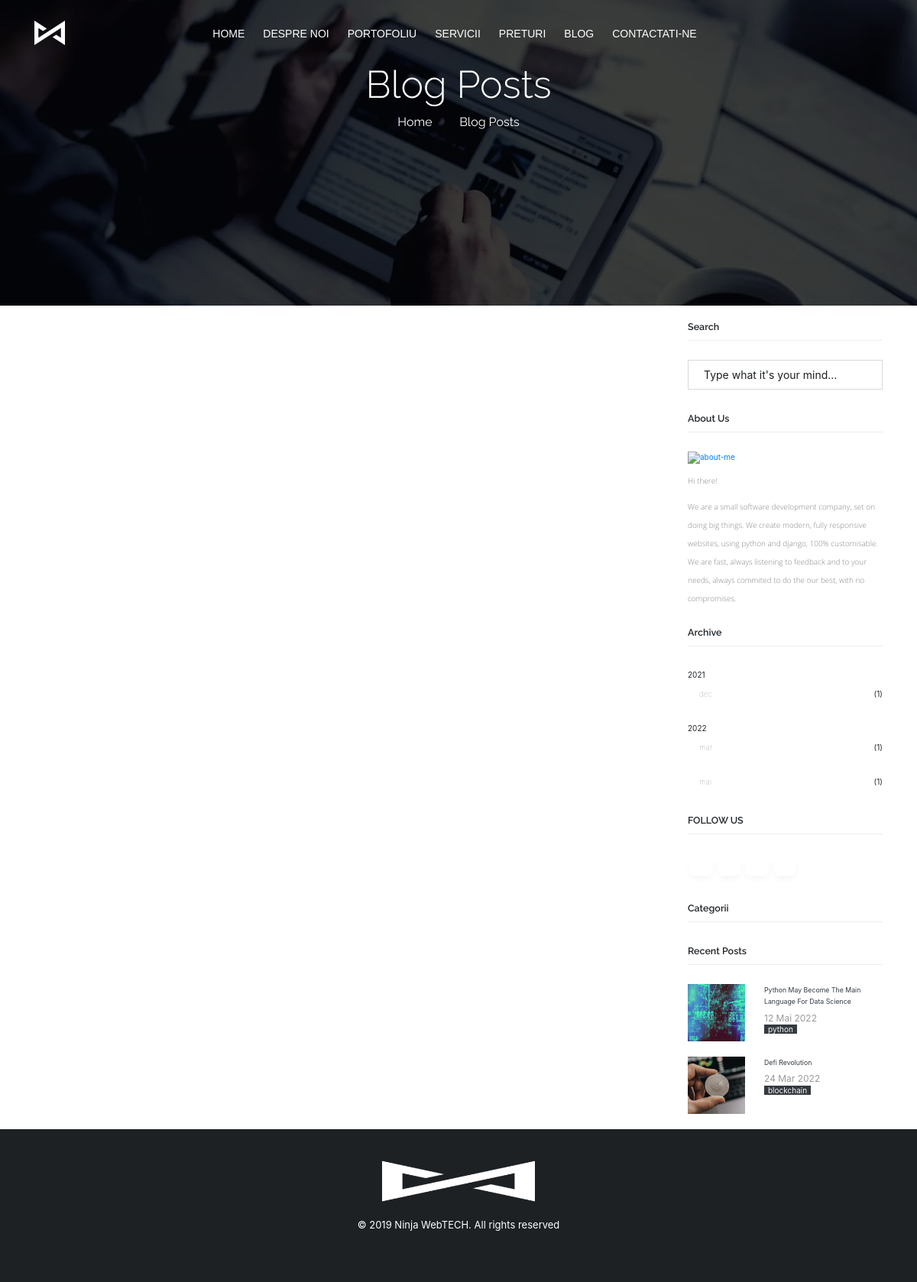
/ro/2021/12/, run on the app's committed database.
### ninjawebtech_app/models.py (models this page shows, shortened)
class Post(models.Model):
    STATUS_CHOICES = (
        ('Published', 'Published'),
        ('Draft', 'Draft'),
    )
    author = models.ForeignKey(User, on_delete=models.CASCADE)
    title_en = models.CharField(max_length=255)
    image = models.ImageField(upload_to='blog_image', blank=True)
    text_en = RichTextField(blank=True, null=True)
    category = models.ForeignKey(PostCategory, on_delete=models.CASCADE, related_name='postcategory')
    featured = models.BooleanField()
    slug = models.SlugField(max_length=255, unique=True)
    created_date = models.DateTimeField()
    status = models.CharField(max_length=10, default='Draft', choices=STATUS_CHOICES)
    previous_post = models.ForeignKey('self', related_name='previous', on_delete=models.SET_NULL, blank=True, null=True)
    next_post = models.ForeignKey('self', related_name='next', on_delete=models.SET_NULL, blank=True, null=True)
    hit_count_generic = GenericRelation(HitCount, object_id_field='object_pk',
     related_query_name='hit_count_generic_relation')
    class Meta:
        ordering = ["-created_date"]

class PostCategory(models.Model):
    title = models.CharField(max_length=30)
    class Meta:
        verbose_name = "Post Category"
        verbose_name_plural = "Post Categories"
    def __str__(self):
        return '{}'.format(self.title)

### ninjawebtech_app/views.py (the view)
# urls.py: path('<int:year>/<int:month>/', ArticleMonthArchiveView.as_view(month_format='%m'), name="post_archive_month"),
class ArticleMonthArchiveView(MonthArchiveView):
    date_field = "created_date"
    allow_future = True
    template_name = "ninjawebtech_app/blog_list.html"
    context_object_name = "bloglist"
    paginate_by = 2 # add this
    def get_queryset(self):
        blog_posts = Post.objects.all().order_by("-created_date")
        return blog_posts
    def get_context_data(self, **kwargs):
        context = super(ArticleMonthArchiveView, self).get_context_data(**kwargs)
        context.update({
            'recent_posts': Post.objects.all().order_by("-created_date")[:2],
            'blog_posts': Post.objects.all().order_by("-created_date"),
        })
        return context

### ninjawebtech_app/context_processors.py (called while the page is built)
def posts(request):
    return {
        'all_posts': Post.objects.order_by('created_date'),
    }

### ninjawebtech_app/templates/ninjawebtech_app/blog_list.html (shortened to what this page needs)
{% load static %}
{% load hitcount_tags %}
{% load i18n %}
<!DOCTYPE html>
<html lang="en">
<head>
<link rel="stylesheet" href="{% static 'css/master.css' %}">
<link rel="stylesheet" href="{% static 'css/responsive.css' %}">
<link rel="stylesheet" type="text/css" href="{% static 'revolution/css/settings.css' %}">
<link rel="stylesheet" type="text/css" href="{% static 'revolution/css/layers.css' %}">
<link rel="stylesheet" type="text/css" href="{% static 'revolution/css/navigation.css' %}">
<link rel="stylesheet" href="https://maxcdn.bootstrapcdn.com/bootstrap/4.0.0/css/bootstrap.min.css">
</head>
<body>
<div class="wrapper">
  <nav class="navbar navbar-default navbar-fixed navbar-transparent white bootsnav on no-full no-border">
    <div class="container">
      <div class="attr-nav hidden-xs sm-display-none">
        <ul class="social-media-dark social-top">
          <li><a href="https://www.facebook.com/ninjawebtech" class="icofont icofont-facebook"></a></li>
          <li><a href="#" class="icofont icofont-twitter"></a></li>
          <li><a class="icon linkedin" href="https://www.linkedin.com/company/79462239/"><i class="icofont icofont-linkedin"></i></a></li>
        </ul>
      </div>
      <div class="navbar-header">
        <div class="logo"> <a href="{% url 'home' %}"><img class="logo logo-display" src="{% static 'logo/logo.png' %}" alt=""> <img class="logo logo-scrolled" src="{% static 'logo/logo_black.png' %}" alt=""> </a> </div>
      </div>
      <div class="collapse navbar-collapse" id="navbar-menu">
        <ul class="nav navbar-nav navbar-center" data-in="fadeIn" data-out="fadeOut">
          <li class="#"><a href="{% url 'home' %}" class="page-scroll">{% trans "Home" %}</a></li>
          <li><a class="page-scroll" href="{% url 'home' %}#about">{% trans "About" %}</a></li>
          <li><a class="page-scroll" href="{% url 'home' %}#work">{% trans "Portfolio" %}</a></li>
          <li><a class="page-scroll" href="{% url 'home' %}#service">{% trans "Services" %}</a></li>
          <li><a class="page-scroll" href="{% url 'home' %}#pricing">{% trans "Pricing" %}</a></li>
          <li><a class="page-scroll" href="{% url 'home' %}#blog">{% trans "Blog" %}</a></li>
          <li><a class="page-scroll" href="{% url 'home' %}#contact">{% trans "Contact" %}</a></li>
        </ul>
      </div>
    </div>
  </nav>
  <div class="transition-none">
      <section class="title-hero-bg parallax-effect" style="background-image: url('/static/images/background/news_bg3.WebP');">
        <div class="container">
          <div class="row">
            <div class="col-md-12">
              <div class="page-title text-center white-color">
                <h1 class="raleway-font font-300">{% trans "Blog Posts" %}</h1>
                <div class="breadcrumb col-md-12 text-centermt-2 bg-transparent">
                        <ul class="breadcrumb-item text-white">
                          <li><a href="index.html">{% trans "Home" %}</a></li>
                          <li>{% trans "Blog Posts" %}</li>
                        </ul>
                </div>
              </div>
            </div>
          </div>
        </div>
      </section>
  </div>
  <section class="white-bg">
    <div class="container">
      <div class="row">
        <div class="col-md-9 col-sm-9 col-xs-12 xs-mb-50">
          <div class="row">
            <div class="col-md-12 col-sm-12 col-xs-12 mb-50">
            </div>
          </div>
        </div>
        <div class="col-md-3 col-sm-3 col-xs-12">
          <div class="widget sidebar_widget">
            <h5 class="aside-title">Search</h5>
            <form class="search-form" method="GET" action="{% url 'search_results' %}">
              <input type="text" name="q" class="md-input" id="search" required="" placeholder="Type what it's your mind...">
            </form>
          </div>
          <div class="mb-50">
            <h5 class="aside-title">About Us</h5>
            <a href="{% url 'home' %}">
              <img src="{% static 'images/background/programing1.png' %}" alt="about-me" />
            </a>
            <p class="font-300 mt-3">Hi there! </p>
            <p class="font-300 mt-3">We are a small software development company, set on doing big things. We create modern, fully responsive websites, using python and django, 100% customisable. We are fast, always listening to feedback and to your needs, always commited to do the our best, with no compromises.</p>
            <a class="btn btn-md btn-dark-outline btn-square mt-1"></a>
          </div>
          <div class="sidebar_widget widget_archive mb-5">
            <h5 class="aside-title">Archive</h5>
            {% regroup all_posts by created_date.year as year_list %}
            <ul>
              {% for year in year_list %}
              <li>{{ year.grouper }}
                {% regroup year.list by created_date.month as month_list %}
                <ul>
                  {% for month in month_list %}
                  <li><a href="{% url 'post_archive_month' year.grouper month.grouper %}">{{ month.list.0.created_date|date:"b" }}</a> <span>({{ month.list|length }})</span></li>
                  {% endfor %}
                </ul>
              </li>
              {% endfor %}
            </ul>
          </div>
          <div class="social-icons-style-06 mb-5">
            <h5 class="aside-title text-uppercase">Follow Us</h5>
            <ul class="xs-icon">
              <li><a class="icon facebook" href="https://www.facebook.com/ninjawebtech"><i class="icofont icofont-facebook"></i></a></li>
              <li><a class="icon twitter" href="#."><i class="icofont icofont-twitter"></i></a></li>
              <li><a class="icon linkedin" href="https://www.linkedin.com/company/79462239/"><i class="icofont icofont-linkedin"></i></a></li>
              <li><a class="icon instagram" href="#."><i class="icofont icofont-instagram"></i></a></li>
            </ul>
          </div>
          <div class="sidebar_widget widget_categories mb-5">
            <h5 class="aside-title">{% trans "Categories" %}</h5>
          </div>
          <div class="sidebar_widget widget_recent_post mb-50">
            <h5 class="aside-title">Recent Posts</h5>
            {% for post in recent_posts %}
            <div class="post-item">
              <div class="post-thumb">
                <a href=""><img width="75" height="75" src="{{ post.image.url }}" class="img-responsive" alt="post-01"/></a>
              </div>
              <div class="post-body">
                <span class="font-14px "><a class="text-dark" href="">{{ post.title_en|title }}</a></span>
                <div class="post-time">{{ post.created_date|date:"d M Y" }} </div>
                <a href="" class="subtitle text-light bg-dark px-2">{{ post.category }}</a>
              </div>
            </div>
            {% endfor %}
          </div>
        </div>
      </div>
    </div>
  </section>
  {% include 'ninjawebtech_app/footer.html' %}
</div>
</body>
</html>

### static/css/responsive.css (style rules this page uses)
@media screen and (max-width:1200px) { section, .about-section { padding-top:20px;padding-bottom:20px;position: relative;z-index: 10;background:#f5f5f5;overflow: hidden; } }

### static/css/bootsnav.css (style rules this page uses)
nav.bootsnav .container { position: relative; }
nav.navbar.bootsnav { margin-bottom: 0; -moz-border-radius: 0px; -webkit-border-radius: 0px; -o-border-radius: 0px; border-radius: 0px; border: none; z-index: 998; background: #fff; min-height: 40px; -webkit-transition: all .3s ease; transition: all .3s ease; box-shadow: 5px 5px 15px 0 rgba(31, 31, 31, 0.07); border-bottom:1px solid rgba(255, 255, 255, 0.15); }
nav.navbar.bootsnav.no-border { border-bottom: none; }
nav.navbar.bootsnav.navbar-transparent.no-border .attr-nav { border-left: none; }
nav.navbar.bootsnav ul.nav > li > a { color: #212121; background-color: transparent; outline: none; margin-bottom: -2px; font-family: 'Montserrat', sans-serif; font-size: 14px; font-weight: 500; text-transform: uppercase; }
.attr-nav { float: right; display: table; border-left: 1px solid rgba(255, 255, 255, 0.15); height: 60px; -webkit-transition: all .3s ease; transition: all .3s ease; padding-left: 10px; z-index: 999; }
.attr-nav > ul { padding: 0; margin: 0 0 -7px 0; list-style: none; display: table; position: relative; width: 100%; height: 100%; }
.attr-nav > ul > li { display: table-cell; vertical-align: middle; }
.attr-nav > ul > li > a { color: #212121; display: block; padding: 20px 10px; position: relative; }
body { -webkit-transition: all 0.3s ease-in-out; -moz-transition: all 0.3s ease-in-out; -o-transition: all 0.3s ease-in-out; -ms-transition: all 0.3s ease-in-out; transition: all 0.3s ease-in-out; }
nav.navbar.bootsnav.navbar-fixed { position: fixed; display: block; width: 100%; height:5.75rem; }
@media (min-width: 1024px) { nav.navbar.bootsnav ul.nav > li > a { padding: 20px 12px; } }
@media (min-width: 1024px) { nav.navbar.bootsnav.navbar-transparent .attr-nav { height: 80px; -webkit-transition: all .3s ease; transition: all .3s ease; display: table; position: relative; } }
@media (min-width: 1024px) { nav.navbar.bootsnav.navbar-transparent.white, nav.navbar.bootsnav.navbar-transparent.dark { background:transparent; height:80px; box-shadow: none; } }
@media (min-width: 1024px) { nav.navbar.bootsnav.navbar-transparent.white .attr-nav > ul > li > a, nav.navbar.bootsnav.navbar-transparent.white ul.nav > li > a, nav.navbar.bootsnav.navbar-transparent.dark .attr-nav > ul > li > a, nav.navbar.bootsnav.navbar-transparent.dark ul.nav > li > a { color: #fff; padding-top: 29px; padding-bottom: 29px; } }
@media (min-width: 1024px) { nav.navbar.bootsnav.navbar-fixed.navbar-transparent .logo-display { opacity: 1; height: auto; } }
@media (min-width: 1024px) { nav.navbar.bootsnav.navbar-fixed .logo-display { opacity: 0; height: 0; } }
@media (min-width: 1024px) { nav.navbar.bootsnav.menu-center .container { position: relative; } }
@media (min-width: 1024px) { nav.navbar.bootsnav.menu-center ul.nav.navbar-center { float:none; margin: 0 auto; display: table; table-layout: fixed; } }
@media (min-width: 1024px) { nav.navbar.bootsnav.menu-center .navbar-header, nav.navbar.bootsnav.menu-center .attr-nav { position: absolute; } }
@media (min-width: 1024px) { nav.navbar.bootsnav.menu-center .attr-nav { right: 15px; } }

### data on the page
Post: list.0.created_date "dec"
Post: list.0.created_date "mar", image (picture), title_en "Defi Revolution", created_date "24 Mar 2022", category "blockchain"
Post: list.0.created_date "mai", image (picture), title_en "Python May Become The Main Language For Data Science", created_date "12 Mai 2022", category "python"

### other printed values
{{ year.grouper }} "2021" "2022"
{{ month.list|length }} "1" "1" "1"
